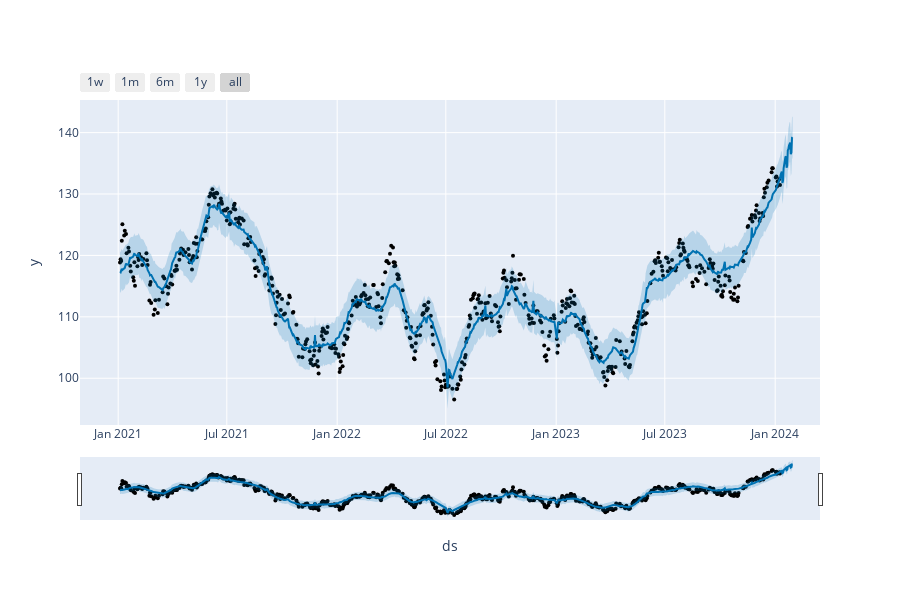

Notebook cell for this chart:
### Code cell
plot_plotly(m, forecast)

### Figure 1 — Plotly figure (JSON) as saved in the notebook; plotly's stock layout.template omitted (floating-point values rounded to 4 significant figures; data arrays with more than 128 entries replaced by an {"elided": "..."} marker saying what was removed)
{"data": [{"marker": {"color": "black", "size": 4}, "mode": "markers", "name": "Actual", "type": "scatter", "x": {"elided": "601 str values"}, "y": {"elided": "601 float values"}}, {"hoverinfo": "skip", "line": {"width": 0}, "mode": "lines", "type": "scatter", "x": {"elided": "622 str values"}, "y": {"elided": "622 float values"}}, {"fill": "tonexty", "fillcolor": "rgba(0, 114, 178, 0.2)", "line": {"color": "#0072B2", "width": 2}, "mode": "lines", "name": "Predicted", "type": "scatter", "x": {"elided": "622 str values"}, "y": {"elided": "622 float values"}}, {"fill": "tonexty", "fillcolor": "rgba(0, 114, 178, 0.2)", "hoverinfo": "skip", "line": {"width": 0}, "mode": "lines", "type": "scatter", "x": {"elided": "622 str values"}, "y": {"elided": "622 float values"}}], "layout": {"height": 600, "showlegend": false, "width": 900, "xaxis": {"rangeselector": {"buttons": [{"count": 7, "label": "1w", "step": "day", "stepmode": "backward"}, {"count": 1, "label": "1m", "step": "month", "stepmode": "backward"}, {"count": 6, "label": "6m", "step": "month", "stepmode": "backward"}, {"count": 1, "label": "1y", "step": "year", "stepmode": "backward"}, {"step": "all"}]}, "rangeslider": {"visible": true}, "title": {"text": "ds"}, "type": "date"}, "yaxis": {"title": {"text": "y"}}}}
